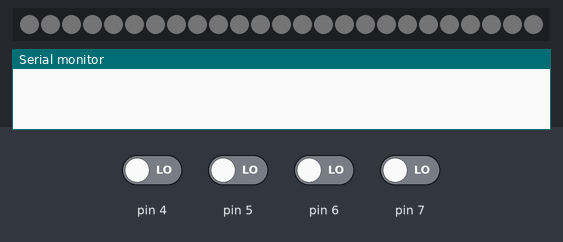
Bench run of a sketch on a simulated Arduino Uno, built with avr-gcc and run on an emulated ATmega328P. Shown: 25 RGB LEDs in strip order, left to right, the last lines printed to the serial monitor. Inputs (shaded band) come from the test bench; at power-on: pin 4–7 LOW. Dim RGB values are drawn brighter than linear.

Above: at 0.1 s.
At 2.1 s:
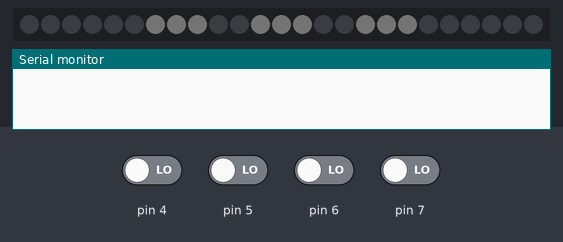
At 7.2 s:
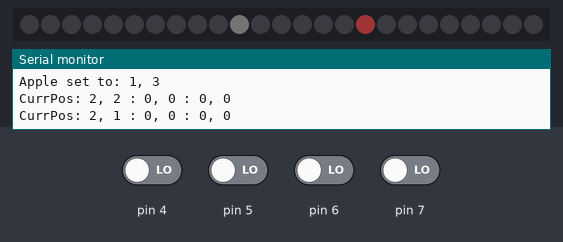
7.3 s: pin 6 driven HIGH
9.6 s: pin 4 driven HIGH
11.7 s: pin 7 driven HIGH
13.8 s: pin 5 driven HIGH
Timing chart, 0 to 16.8 s (numbered marks = the images above; inputs shaded):
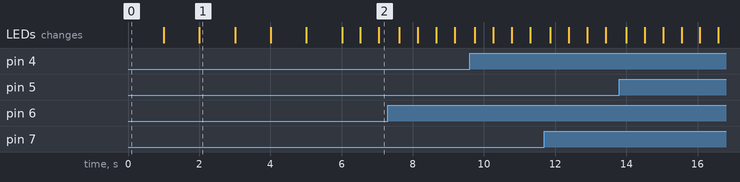

Measured:
- what the display in image 1 shows lasts 1.0 s, from 2.0 s to 3.0 s

The sketch:

Snake.ino
```cpp
#include <FastLED.h>
#include <stdlib.h>
#define NUM_LEDS 25
#define DATA_PIN 9
CRGB leds[NUM_LEDS];

/*
  4, 5, 6, 7 : up, down, left, right
 */

//snake
int snake[25][2]; //carries x, y, and direction
int snakeLen = 1;

//movement
int lightMap[5][5] = {{20, 21, 22, 23, 24}, {19, 18, 17, 16, 15}, {10, 11, 12, 13, 14}, {9, 8, 7, 6, 5}, {0, 1, 2, 3, 4}};
int dx[4] = {1, -1, 0, 0};
int dy[4] = {0, 0, 1, -1};
int direc = 3;

int prevStates[] = {LOW, LOW, LOW, LOW}; //for button pressed

boolean dead = false;
int counter = 0;

int appX;
int appY;

void setup() {
  // put your setup code here, to run once:
  FastLED.addLeds<NEOPIXEL, DATA_PIN>(leds, NUM_LEDS);
  Serial.begin(1000000);

  //Coundown
  show5x5();
  FastLED.show();
  delay(1000);

  clearMap();
  FastLED.show();
  delay(1000);

  show3x3();
  FastLED.show();
  delay(1000);

  clearMap();
  FastLED.show();
  delay(1000);

  leds[12] = CHSV(0, 0, 10); //mid
  FastLED.show();
  delay(1000);

  leds[12] = CHSV(0, 0, 0);
  FastLED.show();
  delay(1000);


  snake[0][0] = 2;
  snake[0][1] = 2;
  leds[lightMap[snake[0][0]][snake[0][1]]] = CHSV(0, 0, 30);

  setApple();

  FastLED.show();
}
void clearMap() {
  for (int i = 0; i < 25; i++) {
    leds[i] = CHSV(0, 0, 0);
  }
}
void loop() {
  // put your main code here, to run repeatedly:
  if (counter > 2) {
    return;
  }
  if (!dead) {
    for (int i = 0; i < 500; i++) {
      checkIfClicked(4);
      checkIfClicked(5);
      checkIfClicked(6);
      checkIfClicked(7);
      delay(1);
    }
    move();
  } else { //dead
    for (int i = 0; i < 5; i++) {
      for (int j = 0; j < 5; j++) {
        leds[lightMap[i][j]] = CHSV(0, 0, 50);
      }
      FastLED.show();
      delay(400);

      clearMap();
      FastLED.show();
      delay(400);
    }

    //convey score with morse
    int dots = snakeLen % 5;
    int dashes = (snakeLen - dots) / 5;
    for (int i = 0 ; i < dashes; i++) {
      show3x3();
      FastLED.show();
      delay(700);

      clearMap();
      FastLED.show();
      delay(200);
    }
    for (int i = 0 ; i < dots; i++) {
      show3x3();
      FastLED.show();
      delay(200);

      clearMap();
      FastLED.show();
      delay(200);
    }
    counter++;
  }
}
void checkIfClicked(int port) {
  int currState = digitalRead(port);
  if (currState != prevStates[port - 4]) {
    if (currState == HIGH) {
      if (port == 4) {
        direc = 2;
      } else if (port == 5) {
        direc = 3;
      } else if (port == 6) {
        direc = 1;
      } else {
        direc = 0;
      }
      delay(50);
    }
  }
  prevStates[port - 4] = currState;
}
void move() {
  Serial.print("CurrPos: ");
  Serial.print(snake[0][0]);
  Serial.print(", ");
  Serial.print(snake[0][1]);
  Serial.print(" : ");
  Serial.print(snake[1][0]);
  Serial.print(", ");
  Serial.print(snake[1][1]);
  Serial.print(" : ");
  Serial.print(snake[2][0]);
  Serial.print(", ");
  Serial.print(snake[2][1]);
  Serial.println();

  int tailX = snake[snakeLen - 1][0]; //if eats apple, this doesn't dissapear
  int tailY = snake[snakeLen - 1][1];

  leds[lightMap[tailX][tailY]] = CHSV(0, 0, 0); //hide tail

  int prevX = snake[0][0]; //used to relocate snake's body
  int prevY = snake[0][1];

  int headX = snake[0][0]; //used to detect if there is collision (death)
  int headY = snake[0][1];

  //move the head
  /*
  Serial.print("Move Head: ");
  Serial.print(snake[0][0]);
  Serial.print(", ");
  Serial.print(snake[0][1]);
  Serial.print(" -> ");
  */
  snake[0][0] += dx[direc];
  snake[0][1] += dy[direc];
  /*
  Serial.print(snake[0][0]);
  Serial.print(", ");
  Serial.print(snake[0][1]);
  Serial.println();
  */

  snake[0][0] = getInBounds(snake[0][0]);
  snake[0][1] = getInBounds(snake[0][1]);

  for (int i = 1; i < snakeLen; i++) {
    int tempX = snake[i][0];
    int tempY = snake[i][1];
    if (tempX == headX && tempY == headY) { //head collision
      dead = true;
      clearMap();
      FastLED.show();
      delay(200);
      Serial.println("GAME OVER");
      return;
    }
    snake[i][0] = prevX;
    snake[i][1] = prevY;
    prevX = tempX;
    prevY = tempY;
  }

  if (snake[0][0] == appX && snake[0][1] == appY) { //got apple
    Serial.println("Apple ran into");
    snake[snakeLen][0] = tailX;
    snake[snakeLen][1] = tailY;
    leds[lightMap[tailX][tailY]] = CHSV(0, 0, 5);
    snakeLen++;
    setApple();
  }

  //move graphically
  leds[lightMap[snake[0][0]][snake[0][1]]] = CHSV(0, 0, 5);

  //Serial.println("===================");
  FastLED.show();
}

void setApple() {
  appX = snake[0][0] + snake[0][0] * snake[snakeLen - 1][1]; //try to make it random
  appY = snake[0][0] - snake[0][1] * snake[snakeLen - 1][0];
  appX = getInBounds(appX);
  appY = getInBounds(appY);
  Serial.println("Running inSnake");
  boolean in = inSnake(appX, appY);
  Serial.println("inSnake ran");
  while (in) {
    appX -= 1;
    appY += 1;
    appX = getInBounds(appX);
    appY = getInBounds(appY);
    Serial.print("Proposed: ");
    Serial.print(appX);
    Serial.print(", ");
    Serial.println(appY);
    in = inSnake(appX, appY);
  }
  Serial.print("Apple set to: ");
  Serial.print(appX);
  Serial.print(", ");

  Serial.println(appY);
  leds[lightMap[appX][appY]].setRGB(30, 10, 10);
}

boolean inSnake(int x, int y) {
  Serial.print("Target: ");
  printCoords(x, y);
  Serial.println(snakeLen);
  for (int i = 0; i < snakeLen; i++) {
    Serial.print("Testing: ");
    printCoords(snake[i][0], snake[i][1]);
    if (x == snake[i][0] && y == snake[i][1]) {
      return true;
    }
  }
  return false;
}

int getInBounds(int test) {
  if (test < 0) {
    test += 5;
    return getInBounds(test);
  } else if (test > 4) {
    test -= 5;
    return getInBounds(test);
  }
  return test;
}

//graphical displays
void show5x5() {
  for (int i = 0; i < 25; i++) {
    leds[i] = CHSV(0, 0, 10);
  }
}
void show3x3() {
  for (int i = 1; i < 4; i++) {
    for (int j = 1; j < 4; j++) {
      leds[lightMap[i][j]] = CHSV(0, 0, 10);
    }
  }
}

void printCoords(int x, int y) { //only for debugging
  Serial.print(x);
  Serial.print(", ");
  Serial.println(y);
}
```
